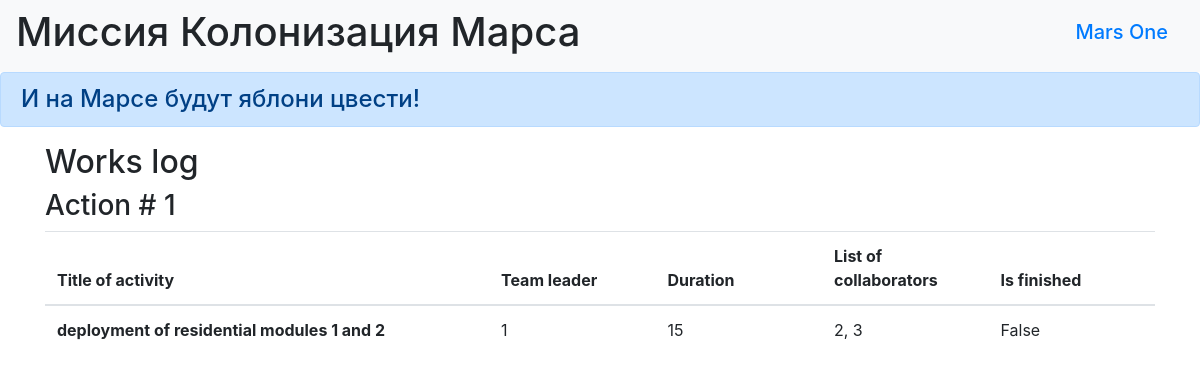
The page /index on the database as committed earlier.
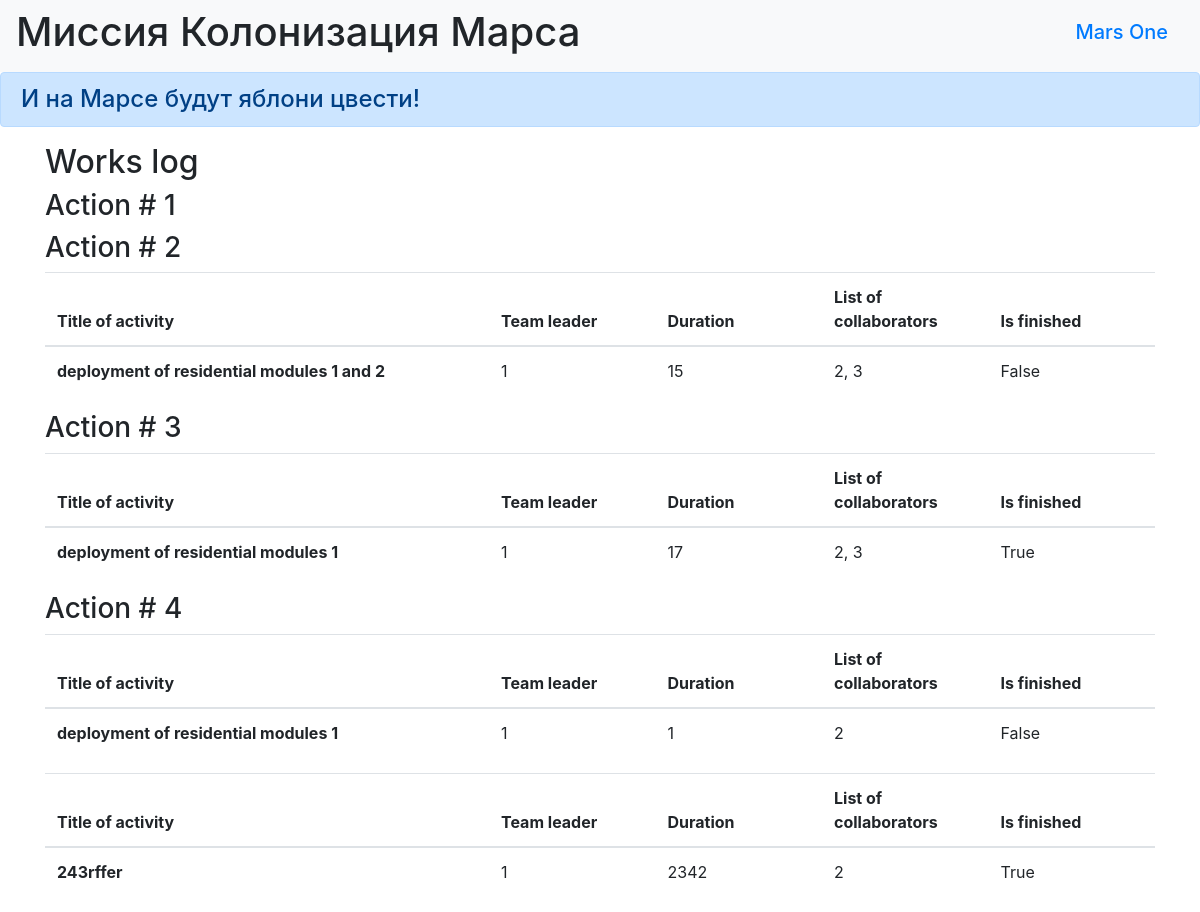
The same page on the database as committed later.
### data/jobs.py (models this page shows)
class Jobs(SqlAlchemyBase):
    __tablename__ = 'jobs'
    id = sqlalchemy.Column(sqlalchemy.Integer,
                           primary_key=True, autoincrement=True)
    team_leader = sqlalchemy.Column(sqlalchemy.Integer,
                                    sqlalchemy.ForeignKey("users.id"))
    job = sqlalchemy.Column(sqlalchemy.String, nullable=True)
    work_size = sqlalchemy.Column(sqlalchemy.Integer, nullable=True)
    collaborators = sqlalchemy.Column(sqlalchemy.String, nullable=True)
    start_date = sqlalchemy.Column(sqlalchemy.DateTime,
                                   default=datetime.datetime.now)
    end_date = sqlalchemy.Column(sqlalchemy.DateTime,
                                 default=datetime.datetime.now)
    is_finished = sqlalchemy.Column(sqlalchemy.Boolean, default=True)
    user = orm.relationship("User")

### main.py (the view)
@app.route("/")
@app.route("/index")
def index():
    app = Flask(__name__)
    app.config['SECRET_KEY'] = 'yandexlyceum_secret_key'
    db_session.global_init("db/mars_explorer.db")
    db_sess = db_session.create_session()
    jobs = db_sess.query(Jobs).all()
    return render_template("jobs.html", jobs=jobs)

### data/db_session.py (called while the page is built, shortened)
def global_init(db_file):
    global __factory
    if __factory:
        return

def create_session() -> Session:
    global __factory
    return __factory()

### templates/jobs.html
{% extends "base.html" %}
{% block content %}
<h2>Works log</h2>
{% for item in jobs %}
<h3>Action # {{item.id}}</h3>
<table class="table">
  <thead>
    <tr>
      <th scope="col" width="40%">Title of activity</th>
      <th scope="col" width="15%">Team leader</th>
      <th scope="col" width="15%">Duration</th>
      <th scope="col" width="15%">List of collaborators</th>
      <th scope="col" width="15%">Is finished</th>
    </tr>
  </thead>
  <tbody>
    <tr>
      <th scope="row">{{item.job}}</th>
      <td>{{item.team_leader}}</td>
      <td>{{item.work_size}}</td>
      <td>{{item.collaborators}}</td>
      <td>{{item.is_finished}}</td>
    </tr>
  </tbody>
{% endfor %}
{% endblock %}

### templates/base.html (shortened to what this page needs)
<!doctype html>
<html lang="en">
<head>
    <link rel="stylesheet"
          href="https://stackpath.bootstrapcdn.com/bootstrap/4.4.1/css/bootstrap.min.css"
>
    <link rel="stylesheet"
          href="/style.css">
</head>
<body>
<header>
    <nav class="navbar navbar-light bg-light">
        <h1 class="muted-text"> Миссия Колонизация Марса</h1>
        <h1 class="navbar-brand"><a href="#">Mars One</a></h1>
    </nav>
    <h4 class="alert alert-primary" role="alert">И на Марсе будут яблони цвести!</h4>
</header>
<main role="main" class="container">
    {% block content %}{% endblock %}
</main>
</body>
</html>

Rows that differ between the two databases and show on the page:
added Jobs: id "2", job "deployment of residential modules 1", team_leader "1", work_size "17", collaborators "2, 3", is_finished "True"
added Jobs: id "3", job "deployment of residential modules 1", team_leader "1", work_size "1", collaborators "2", is_finished "False"
added Jobs: id "4", job "243rffer", team_leader "1", work_size "2342", collaborators "2", is_finished "True"
